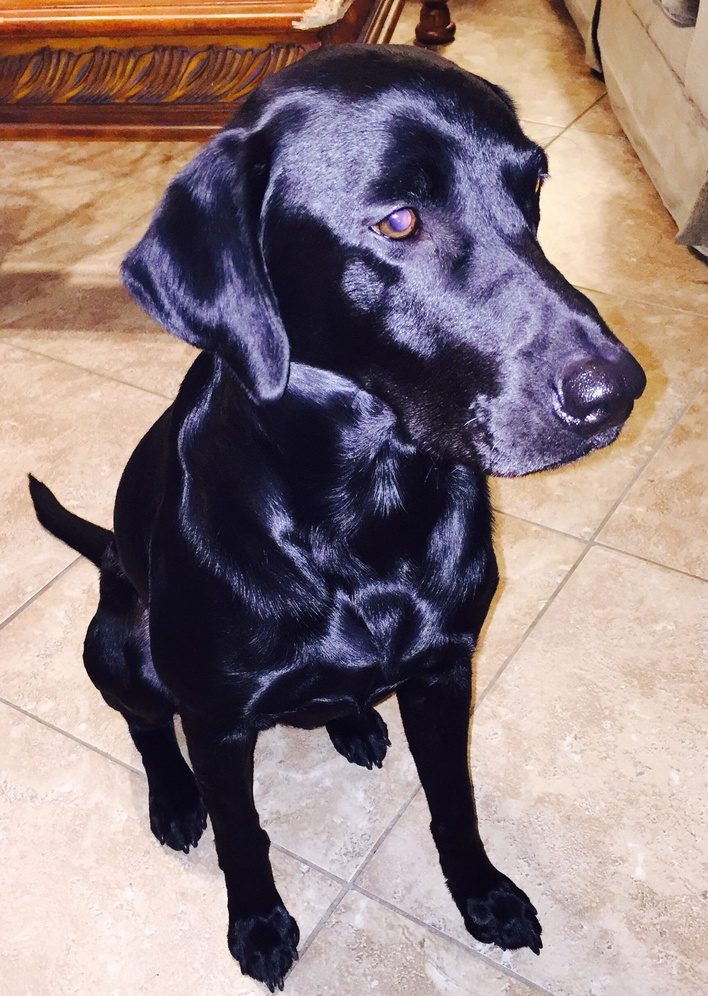
#> input picture Primeira Etapa/2-OpenCV/entrada.jpg, 708 x 996 px, shrunk from 1570 x 2208 before the run
$ python exemplo2.5.py
#> lines starting #> are read from the running program, lines starting #| are printed output that depends on the picture
import cv2
imagem = cv2.imread('entrada.jpg')
#> imagem is the input picture: shape (996, 708, 3); mean B, G, R 126.5, 126, 143.9

for i in range(0,imagem.shape[0],10): #Pula de 10 em 10
    for j in range(0,imagem.shape[1],10):
        imagem[i:i+5,j:j+5] = (0,255,255)
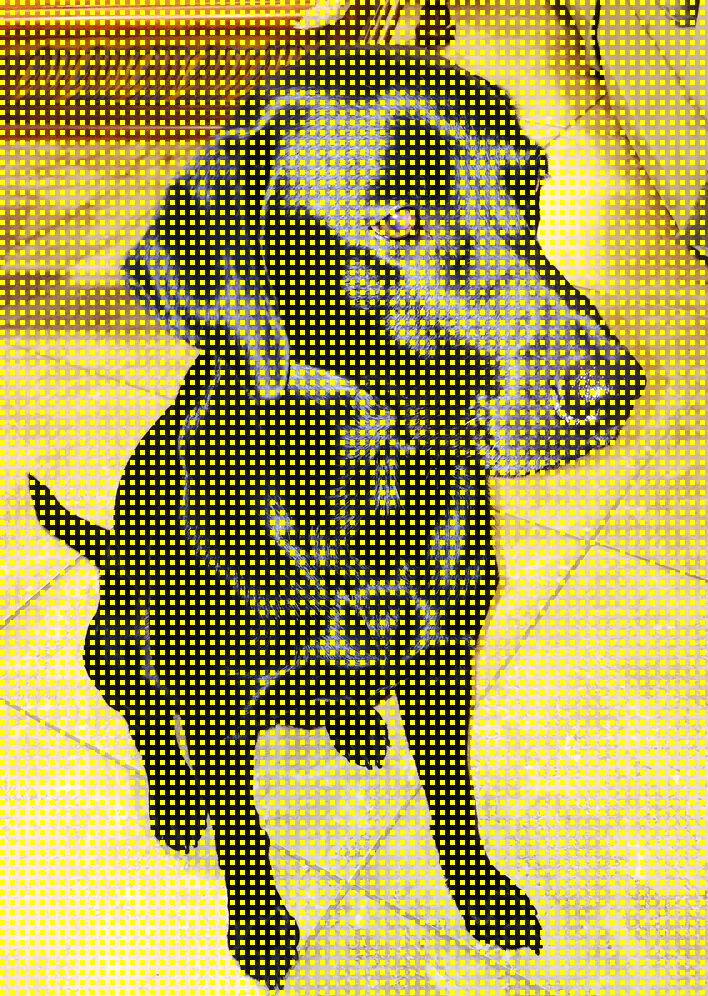
#> imagem: shape (996, 708, 3); mean B, G, R 94.6, 158.5, 171.8

cv2.imshow('Imagem modificada', imagem)
cv2.waitKey(0)
